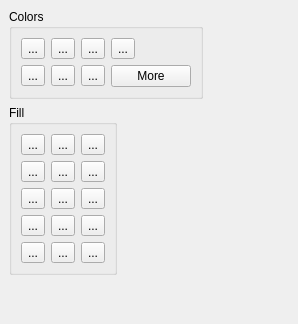
   <widget class="QWidget" name="tabBrush1D" >
    <attribute name="title" >
     <string>Brush (1D)</string>
    </attribute>
    <layout class="QGridLayout" >
     <property name="margin" >
      <number>9</number>
     </property>
     <property name="spacing" >
      <number>6</number>
     </property>
     <item row="0" column="0" >
      <widget class="QGroupBox" name="groupBox" >
       <property name="sizePolicy" >
        <sizepolicy>
         <hsizetype>5</hsizetype>
         <vsizetype>0</vsizetype>
         <horstretch>0</horstretch>
         <verstretch>0</verstretch>
        </sizepolicy>
       </property>
       <property name="title" >
        <string>Colors</string>
       </property>
       <layout class="QGridLayout" >
        <property name="margin" >
         <number>9</number>
        </property>
        <property name="spacing" >
         <number>6</number>
        </property>
        <item row="1" column="3" >
         <widget class="QPushButton" name="moreBrushColorsToolButton1D" >
          <property name="sizePolicy" >
           <sizepolicy>
            <hsizetype>0</hsizetype>
            <vsizetype>0</vsizetype>
            <horstretch>0</horstretch>
            <verstretch>0</verstretch>
           </sizepolicy>
          </property>
          <property name="text" >
           <string>More</string>
          </property>
          <property name="checkable" >
           <bool>true</bool>
          </property>
          <property name="autoExclusive" >
           <bool>true</bool>
          </property>
         </widget>
        </item>
        <item row="1" column="2" >
         <widget class="QToolButton" name="grayBrushToolButton1D" >
          <property name="text" >
           <string>...</string>
          </property>
          <property name="icon" >
           <iconset resource="PlotWidgets.qrc" >:/resource-1/ICONS/gray.png</iconset>
          </property>
          <property name="checkable" >
           <bool>true</bool>
          </property>
          <property name="autoExclusive" >
           <bool>true</bool>
          </property>
         </widget>
        </item>
        <item row="1" column="1" >
         <widget class="QToolButton" name="purpleBrushToolButton1D" >
          <property name="text" >
           <string>...</string>
          </property>
          <property name="icon" >
           <iconset resource="PlotWidgets.qrc" >:/resource-1/ICONS/mauve.png</iconset>
          </property>
          <property name="checkable" >
           <bool>true</bool>
          </property>
          <property name="autoExclusive" >
           <bool>true</bool>
          </property>
         </widget>
        </item>
        <item row="1" column="0" >
         <widget class="QToolButton" name="cyanBrushToolButton1D" >
          <property name="text" >
           <string>...</string>
          </property>
          <property name="icon" >
           <iconset resource="PlotWidgets.qrc" >:/resource-1/ICONS/cyan.png</iconset>
          </property>
          <property name="checkable" >
           <bool>true</bool>
          </property>
          <property name="autoExclusive" >
           <bool>true</bool>
          </property>
         </widget>
        </item>
        <item row="0" column="3" >
         <widget class="QToolButton" name="blueBrushToolButton1D" >
          <property name="text" >
           <string>...</string>
          </property>
          <property name="icon" >
           <iconset resource="PlotWidgets.qrc" >:/resource-1/ICONS/blue.png</iconset>
          </property>
          <property name="checkable" >
           <bool>true</bool>
          </property>
          <property name="autoExclusive" >
           <bool>true</bool>
          </property>
         </widget>
        </item>
        <item row="0" column="2" >
         <widget class="QToolButton" name="greenBrushToolButton1D" >
          <property name="text" >
           <string>...</string>
          </property>
          <property name="icon" >
           <iconset resource="PlotWidgets.qrc" >:/resource-1/ICONS/green.png</iconset>
          </property>
          <property name="checkable" >
           <bool>true</bool>
          </property>
          <property name="autoExclusive" >
           <bool>true</bool>
          </property>
         </widget>
        </item>
        <item row="0" column="1" >
         <widget class="QToolButton" name="redBrushToolButton1D" >
          <property name="text" >
           <string>...</string>
          </property>
          <property name="icon" >
           <iconset resource="PlotWidgets.qrc" >:/resource-1/ICONS/red.png</iconset>
          </property>
          <property name="checkable" >
           <bool>true</bool>
          </property>
          <property name="autoExclusive" >
           <bool>true</bool>
          </property>
         </widget>
        </item>
        <item row="0" column="0" >
         <widget class="QToolButton" name="blackBrushToolButton1D" >
          <property name="text" >
           <string>...</string>
          </property>
          <property name="icon" >
           <iconset resource="PlotWidgets.qrc" >:/resource-1/ICONS/black.png</iconset>
          </property>
          <property name="checkable" >
           <bool>true</bool>
          </property>
          <property name="autoExclusive" >
           <bool>true</bool>
          </property>
         </widget>
        </item>
       </layout>
      </widget>
     </item>
     <item row="0" column="1" >
      <spacer>
       <property name="orientation" >
        <enum>Qt::Horizontal</enum>
       </property>
       <property name="sizeHint" >
        <size>
         <width>40</width>
         <height>20</height>
        </size>
       </property>
      </spacer>
     </item>
     <item row="1" column="0" colspan="2" >
      <widget class="QGroupBox" name="groupBox_3" >
       <property name="sizePolicy" >
        <sizepolicy>
         <hsizetype>0</hsizetype>
         <vsizetype>0</vsizetype>
         <horstretch>0</horstretch>
         <verstretch>0</verstretch>
        </sizepolicy>
       </property>
       <property name="title" >
        <string>Fill</string>
       </property>
       <layout class="QGridLayout" >
        <property name="margin" >
         <number>9</number>
        </property>
        <property name="spacing" >
         <number>6</number>
        </property>
        <item row="4" column="2" >
         <widget class="QToolButton" name="diagCrossPatternBrushToolButton1D" >
          <property name="text" >
           <string>...</string>
          </property>
          <property name="icon" >
           <iconset resource="PlotWidgets.qrc" >:/resource-1/ICONS/BrushDiagCrossPattern.png</iconset>
          </property>
          <property name="iconSize" >
           <size>
            <width>100</width>
            <height>50</height>
           </size>
          </property>
          <property name="checkable" >
           <bool>true</bool>
          </property>
          <property name="autoExclusive" >
           <bool>true</bool>
          </property>
         </widget>
        </item>
        <item row="4" column="1" >
         <widget class="QToolButton" name="bDiagBrushToolButton1D" >
          <property name="text" >
           <string>...</string>
          </property>
          <property name="icon" >
           <iconset resource="PlotWidgets.qrc" >:/resource-1/ICONS/BrushBDiagPattern.png</iconset>
          </property>
          <property name="iconSize" >
           <size>
            <width>100</width>
            <height>50</height>
           </size>
          </property>
          <property name="checkable" >
           <bool>true</bool>
          </property>
          <property name="autoExclusive" >
           <bool>true</bool>
          </property>
         </widget>
        </item>
        <item row="3" column="0" >
         <widget class="QToolButton" name="horizontalBrushToolButton1D" >
          <property name="text" >
           <string>...</string>
          </property>
          <property name="icon" >
           <iconset resource="PlotWidgets.qrc" >:/resource-1/ICONS/BrushHorPattern.png</iconset>
          </property>
          <property name="iconSize" >
           <size>
            <width>100</width>
            <height>50</height>
           </size>
          </property>
          <property name="checkable" >
           <bool>true</bool>
          </property>
          <property name="autoExclusive" >
           <bool>true</bool>
          </property>
         </widget>
        </item>
        <item row="0" column="0" >
         <widget class="QToolButton" name="noBrushToolButton1D" >
          <property name="text" >
           <string>...</string>
          </property>
          <property name="icon" >
           <iconset resource="PlotWidgets.qrc" >:/resource-1/ICONS/BrushNoBrush.png</iconset>
          </property>
          <property name="iconSize" >
           <size>
            <width>100</width>
            <height>50</height>
           </size>
          </property>
          <property name="checkable" >
           <bool>true</bool>
          </property>
          <property name="autoExclusive" >
           <bool>true</bool>
          </property>
         </widget>
        </item>
        <item row="1" column="0" >
         <widget class="QToolButton" name="dense2BrushToolButton1D" >
          <property name="text" >
           <string>...</string>
          </property>
          <property name="icon" >
           <iconset resource="PlotWidgets.qrc" >:/resource-1/ICONS/BrushDense2Pattern.png</iconset>
          </property>
          <property name="iconSize" >
           <size>
            <width>100</width>
            <height>50</height>
           </size>
          </property>
          <property name="checkable" >
           <bool>true</bool>
          </property>
          <property name="autoExclusive" >
           <bool>true</bool>
          </property>
         </widget>
        </item>
        <item row="2" column="0" >
         <widget class="QToolButton" name="dense5BrushToolButton1D" >
          <property name="text" >
           <string>...</string>
          </property>
          <property name="icon" >
           <iconset resource="PlotWidgets.qrc" >:/resource-1/ICONS/BrushDense5Pattern.png</iconset>
          </property>
          <property name="iconSize" >
           <size>
            <width>100</width>
            <height>50</height>
           </size>
          </property>
          <property name="checkable" >
           <bool>true</bool>
          </property>
          <property name="autoExclusive" >
           <bool>true</bool>
          </property>
         </widget>
        </item>
        <item row="0" column="1" >
         <widget class="QToolButton" name="solidBrushToolButton1D" >
          <property name="text" >
           <string>...</string>
          </property>
          <property name="icon" >
           <iconset resource="PlotWidgets.qrc" >:/resource-1/ICONS/BrushSolidPattern.png</iconset>
          </property>
          <property name="iconSize" >
           <size>
            <width>100</width>
            <height>50</height>
           </size>
          </property>
          <property name="checkable" >
           <bool>true</bool>
          </property>
          <property name="autoExclusive" >
           <bool>true</bool>
          </property>
         </widget>
        </item>
        <item row="0" column="2" >
         <widget class="QToolButton" name="dense1BrushToolButton1D" >
          <property name="text" >
           <string>...</string>
          </property>
          <property name="icon" >
           <iconset resource="PlotWidgets.qrc" >:/resource-1/ICONS/BrushDense1Pattern.png</iconset>
          </property>
          <property name="iconSize" >
           <size>
            <width>100</width>
            <height>50</height>
           </size>
          </property>
          <property name="checkable" >
           <bool>true</bool>
          </property>
          <property name="autoExclusive" >
           <bool>true</bool>
          </property>
         </widget>
        </item>
        <item row="1" column="1" >
         <widget class="QToolButton" name="dense3BrushToolButton1D" >
          <property name="text" >
           <string>...</string>
          </property>
          <property name="icon" >
           <iconset resource="PlotWidgets.qrc" >:/resource-1/ICONS/BrushDense3Pattern.png</iconset>
          </property>
          <property name="iconSize" >
           <size>
            <width>100</width>
            <height>50</height>
           </size>
          </property>
          <property name="checkable" >
           <bool>true</bool>
          </property>
          <property name="autoExclusive" >
           <bool>true</bool>
          </property>
         </widget>
        </item>
        <item row="2" column="1" >
         <widget class="QToolButton" name="dense6BrushToolButton1D" >
          <property name="text" >
           <string>...</string>
          </property>
          <property name="icon" >
           <iconset resource="PlotWidgets.qrc" >:/resource-1/ICONS/BrushDense6Pattern.png</iconset>
          </property>
          <property name="iconSize" >
           <size>
            <width>100</width>
            <height>50</height>
           </size>
          </property>
          <property name="checkable" >
           <bool>true</bool>
          </property>
          <property name="autoExclusive" >
           <bool>true</bool>
          </property>
         </widget>
        </item>
        <item row="1" column="2" >
         <widget class="QToolButton" name="dense4BrushToolButton1D" >
          <property name="text" >
           <string>...</string>
          </property>
          <property name="icon" >
           <iconset resource="PlotWidgets.qrc" >:/resource-1/ICONS/BrushDense4Pattern.png</iconset>
          </property>
          <property name="iconSize" >
           <size>
            <width>100</width>
            <height>50</height>
           </size>
          </property>
          <property name="checkable" >
           <bool>true</bool>
          </property>
          <property name="autoExclusive" >
           <bool>true</bool>
          </property>
         </widget>
        </item>
        <item row="2" column="2" >
         <widget class="QToolButton" name="dense7BrushToolButton1D" >
          <property name="text" >
           <string>...</string>
          </property>
          <property name="icon" >
           <iconset resource="PlotWidgets.qrc" >:/resource-1/ICONS/BrushDense7Pattern.png</iconset>
          </property>
          <property name="iconSize" >
           <size>
            <width>100</width>
            <height>50</height>
           </size>
          </property>
          <property name="checkable" >
           <bool>true</bool>
          </property>
          <property name="autoExclusive" >
           <bool>true</bool>
          </property>
         </widget>
        </item>
        <item row="3" column="1" >
         <widget class="QToolButton" name="verticalBrushToolButton1D" >
          <property name="text" >
           <string>...</string>
          </property>
          <property name="icon" >
           <iconset resource="PlotWidgets.qrc" >:/resource-1/ICONS/BrushVerPattern.png</iconset>
          </property>
          <property name="iconSize" >
           <size>
            <width>100</width>
            <height>50</height>
           </size>
          </property>
          <property name="checkable" >
           <bool>true</bool>
          </property>
          <property name="autoExclusive" >
           <bool>true</bool>
          </property>
         </widget>
        </item>
        <item row="3" column="2" >
         <widget class="QToolButton" name="crossPatternBrushToolButton1D" >
          <property name="text" >
           <string>...</string>
          </property>
          <property name="icon" >
           <iconset resource="PlotWidgets.qrc" >:/resource-1/ICONS/BrushCrossPattern.png</iconset>
          </property>
          <property name="iconSize" >
           <size>
            <width>100</width>
            <height>50</height>
           </size>
          </property>
          <property name="checkable" >
           <bool>true</bool>
          </property>
          <property name="autoExclusive" >
           <bool>true</bool>
          </property>
         </widget>
        </item>
        <item row="4" column="0" >
         <widget class="QToolButton" name="fDiagBrushToolButton1D" >
          <property name="text" >
           <string>...</string>
          </property>
          <property name="icon" >
           <iconset resource="PlotWidgets.qrc" >:/resource-1/ICONS/BrushFDiagPattern.png</iconset>
          </property>
          <property name="iconSize" >
           <size>
            <width>100</width>
            <height>50</height>
           </size>
          </property>
          <property name="checkable" >
           <bool>true</bool>
          </property>
          <property name="autoExclusive" >
           <bool>true</bool>
          </property>
         </widget>
        </item>
       </layout>
      </widget>
     </item>
     <item row="1" column="2" >
      <spacer>
       <property name="orientation" >
        <enum>Qt::Horizontal</enum>
       </property>
       <property name="sizeHint" >
        <size>
         <width>40</width>
         <height>20</height>
        </size>
       </property>
      </spacer>
     </item>
     <item row="2" column="0" >
      <spacer>
       <property name="orientation" >
        <enum>Qt::Vertical</enum>
       </property>
       <property name="sizeHint" >
        <size>
         <width>20</width>
         <height>40</height>
        </size>
       </property>
      </spacer>
     </item>
    </layout>
   </widget>
